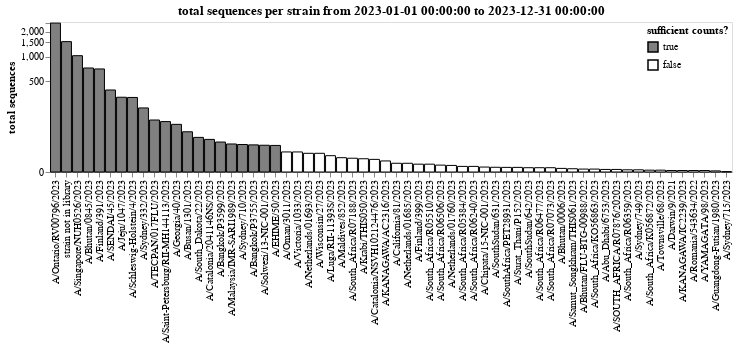

The notebook cell this image was saved under:
### Markdown cell above
Get total counts for each variant:

### Code cell
total_counts = (
    all_counts_by_date
    .groupby("variant", as_index=False)
    .aggregate(total_sequences=pd.NamedAgg("sequences", "sum"))
    .assign(sufficient_counts=lambda x: x["total_sequences"] >= min_counts)
)

total_counts_chart = (
    alt.Chart(total_counts)
    .encode(
        alt.X(
            "variant",
            sort=alt.SortField("total_sequences", order="descending"),
            title=None,
        ),
        alt.Y(
            "total_sequences",
            scale=alt.Scale(type="symlog", constant=50),
            title="total sequences",
            axis=alt.Axis(grid=False),
        ),
        alt.Fill(
            "sufficient_counts",
            scale=alt.Scale(range=["gray", "white"], domain=[True, False]),
            title="sufficient counts?",
            legend=alt.Legend(orient="top-right", offset=3)
        ),
        tooltip=total_counts.columns.tolist(),
    )
    .mark_bar(stroke="black")
    .properties(
        height=150,
        width=alt.Step(11),
        title=f"total sequences per strain from {date_start} to {date_end}",
    )
)

total_counts_chart

### Figure 1 — Vega-Lite specification as saved in the notebook (floating-point values rounded to 4 significant figures)
{"config": {"view": {"continuousWidth": 300, "continuousHeight": 300}}, "data": {"name": "data-e78224f92c01f699cafec39319cda7e3"}, "mark": {"type": "bar", "stroke": "black"}, "encoding": {"fill": {"field": "sufficient_counts", "legend": {"offset": 3, "orient": "top-right"}, "scale": {"domain": [true, false], "range": ["gray", "white"]}, "title": "sufficient counts?", "type": "nominal"}, "tooltip": [{"field": "variant", "type": "nominal"}, {"field": "total_sequences", "type": "quantitative"}, {"field": "sufficient_counts", "type": "nominal"}], "x": {"field": "variant", "sort": {"field": "total_sequences", "order": "descending"}, "title": null, "type": "nominal"}, "y": {"axis": {"grid": false}, "field": "total_sequences", "scale": {"constant": 50, "type": "symlog"}, "title": "total sequences", "type": "quantitative"}}, "height": 150, "title": "total sequences per strain from 2023-01-01 00:00:00 to 2023-12-31 00:00:00", "width": {"step": 11}, "$schema": "https://vega.github.io/schema/vega-lite/v5.20.1.json", "datasets": {"data-e78224f92c01f699cafec39319cda7e3": [{"variant": "A/Abu_Dhabi/6753/2023", "total_sequences": 3.5, "sufficient_counts": false}, {"variant": "A/Bangkok/P3599/2023", "total_sequences": 60.5, "sufficient_counts": true}, {"variant": "A/Bangkok/P3755/2023", "total_sequences": 52.5, "sufficient_counts": true}, {"variant": "A/Bhutan/0006/2023", "total_sequences": 5.0, "sufficient_counts": false}, {"variant": "A/Bhutan/0845/2023", "total_sequences": 734.5, "sufficient_counts": true}, {"variant": "A/Bhutan/FLU-BTG-00988/2022", "total_sequences": 4.0, "sufficient_counts": false}, {"variant": "A/Busan/1301/2023", "total_sequences": 95.0, "sufficient_counts": true}, {"variant": "A/California/81/2023", "total_sequences": 13.0, "sufficient_counts": false}, {"variant": "A/Catalonia/2041146NS/2023", "total_sequences": 68.5, "sufficient_counts": true}, {"variant": "A/Catalonia/NSVH102124476/2023", "total_sequences": 19.83, "sufficient_counts": false}, {"variant": "A/Chipata/15-NIC-001/2023", "total_sequences": 7.0, "sufficient_counts": false}, {"variant": "A/Darwin/9/2021", "total_sequences": 2.0, "sufficient_counts": false}, {"variant": "A/EHIME/50/2023", "total_sequences": 51.0, "sufficient_counts": true}, {"variant": "A/Finland/391/2023", "total_sequences": 715.0, "sufficient_counts": true}, {"variant": "A/Finland/399/2023", "total_sequences": 11.5, "sufficient_counts": false}, {"variant": "A/Georgia/40/2023", "total_sequences": 126.5, "sufficient_counts": true}, {"variant": "A/Guangdong-Futian/1980/2023", "total_sequences": 1.5, "sufficient_counts": false}, {"variant": "A/Jeju/1047/2023", "total_sequences": 311.7, "sufficient_counts": true}, {"variant": "A/KANAGAWA/AC2316/2023", "total_sequences": 17.0, "sufficient_counts": false}, {"variant": "A/KANAGAWA/IC2239/2023", "total_sequences": 2.0, "sufficient_counts": false}, {"variant": "A/Krabi/THIS050/2023", "total_sequences": 21.0, "sufficient_counts": false}, {"variant": "A/Luga/RII-11393S/2023", "total_sequences": 27.0, "sufficient_counts": false}, {"variant": "A/Malaysia/IMR-SARI1989/2023", "total_sequences": 55.0, "sufficient_counts": true}, {"variant": "A/Maldives/852/2023", "total_sequences": 23.0, "sufficient_counts": false}, {"variant": "A/Netherlands/01685/2023", "total_sequences": 13.0, "sufficient_counts": false}, {"variant": "A/Netherlands/01693/2023", "total_sequences": 32.0, "sufficient_counts": false}, {"variant": "A/Netherlands/01760/2023", "total_sequences": 9.5, "sufficient_counts": false}, {"variant": "A/Oman/3011/2023", "total_sequences": 35.0, "sufficient_counts": false}, {"variant": "A/Ontario/RV00796/2023", "total_sequences": 2521.0, "sufficient_counts": true}, {"variant": "A/Romania/543634/2022", "total_sequences": 2.0, "sufficient_counts": false}, {"variant": "A/SENDAI/45/2023", "total_sequences": 388.2, "sufficient_counts": true}, {"variant": "A/SOUTH_AFRICA/R07876/202023", "total_sequences": 3.5, "sufficient_counts": false}, {"variant": "A/Saint-Petersburg/RII-MH144113/2023", "total_sequences": 139.8, "sufficient_counts": true}, {"variant": "A/Samut_Songkhram/THIS061/2023", "total_sequences": 4.5, "sufficient_counts": false}, {"variant": "A/Schleswig-Holstein/4/2023", "total_sequences": 309.7, "sufficient_counts": true}, {"variant": "A/Singapore/NUH0526/2023", "total_sequences": 1037.0, "sufficient_counts": true}, {"variant": "A/Solwezi/13-NIC-001/2023", "total_sequences": 51.5, "sufficient_counts": true}, {"variant": "A/SouthAfrica/PET28931/2023", "total_sequences": 6.5, "sufficient_counts": false}, {"variant": "A/SouthSudan/631/2023", "total_sequences": 6.667, "sufficient_counts": false}, {"variant": "A/SouthSudan/642/2023", "total_sequences": 6.0, "sufficient_counts": false}, {"variant": "A/South_Africa/K056872/2023", "total_sequences": 2.5, "sufficient_counts": false}, {"variant": "A/South_Africa/KO56863/2023", "total_sequences": 4.0, "sufficient_counts": false}, {"variant": "A/South_Africa/R05384/2023", "total_sequences": 8.0, "sufficient_counts": false}, {"variant": "A/South_Africa/R05510/2023", "total_sequences": 11.5, "sufficient_counts": false}, {"variant": "A/South_Africa/R06240/2023", "total_sequences": 8.0, "sufficient_counts": false}, {"variant": "A/South_Africa/R06359/2023", "total_sequences": 3.0, "sufficient_counts": false}, {"variant": "A/South_Africa/R06477/2023", "total_sequences": 6.0, "sufficient_counts": false}, {"variant": "A/South_Africa/R06506/2023", "total_sequences": 10.0, "sufficient_counts": false}, {"variant": "A/South_Africa/R07073/2023", "total_sequences": 6.0, "sufficient_counts": false}, {"variant": "A/South_Africa/R07188/2023", "total_sequences": 22.0, "sufficient_counts": false}, {"variant": "A/South_Dakota/22/2023", "total_sequences": 75.0, "sufficient_counts": true}, {"variant": "A/Surat_Thani/P152/2023", "total_sequences": 6.5, "sufficient_counts": false}, {"variant": "A/Sydney/332/2023", "total_sequences": 222.5, "sufficient_counts": true}, {"variant": "A/Sydney/710/2023", "total_sequences": 53.5, "sufficient_counts": true}, {"variant": "A/Sydney/715/2023", "total_sequences": 0.5, "sufficient_counts": false}, {"variant": "A/Sydney/749/2023", "total_sequences": 3.0, "sufficient_counts": false}, {"variant": "A/TECPAN/017FLU/2023", "total_sequences": 148.0, "sufficient_counts": true}, {"variant": "A/Townsville/68/2023", "total_sequences": 2.5, "sufficient_counts": false}, {"variant": "A/Victoria/1033/2023", "total_sequences": 35.0, "sufficient_counts": false}, {"variant": "A/Wisconsin/27/2023", "total_sequences": 32.0, "sufficient_counts": false}, {"variant": "A/YAMAGATA/98/2023", "total_sequences": 2.0, "sufficient_counts": false}, {"variant": "strain not in library", "total_sequences": 1526.0, "sufficient_counts": true}]}}
